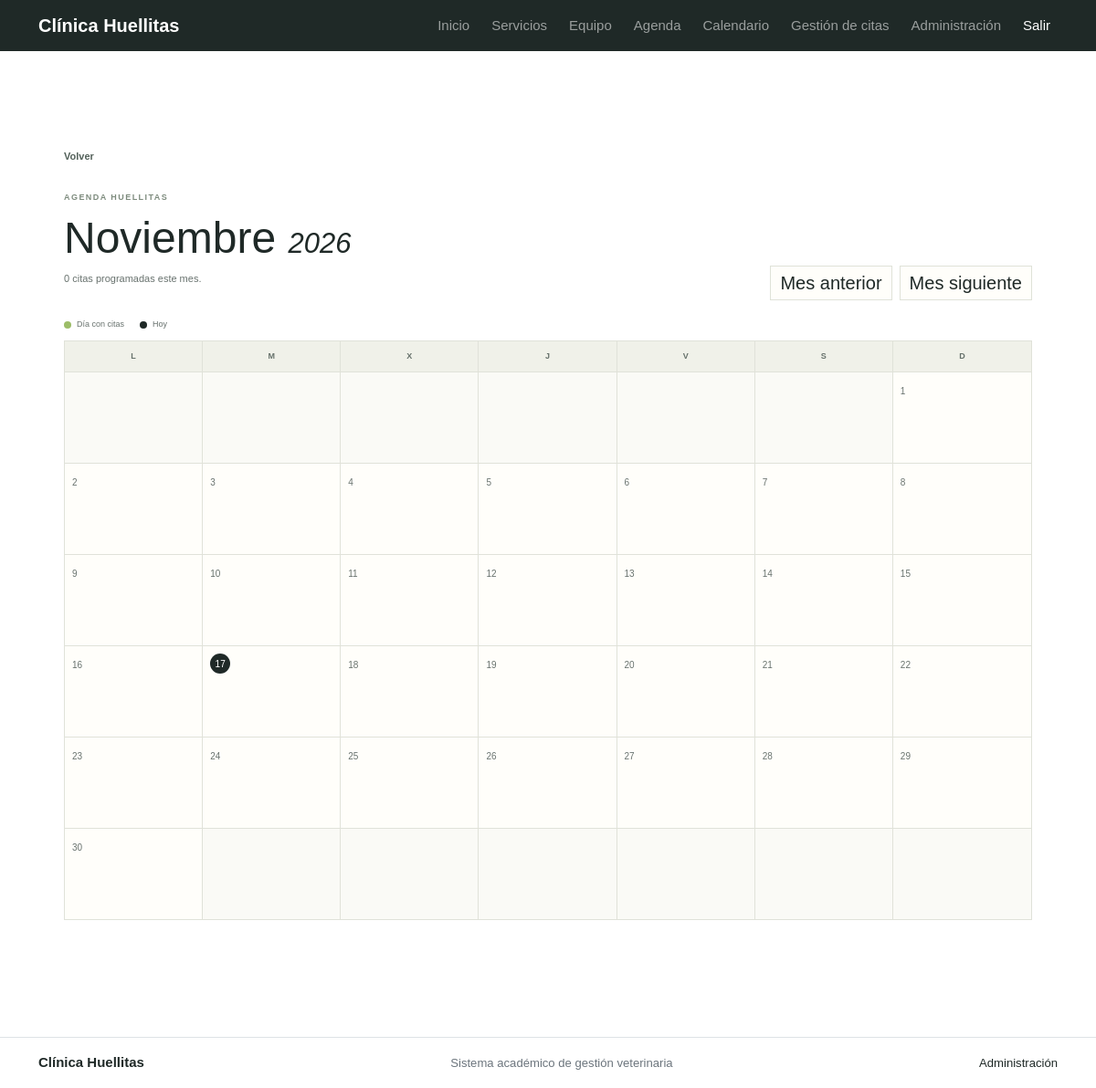
Before: /mi-cuenta/calendario/ (signed in) with the older database file.
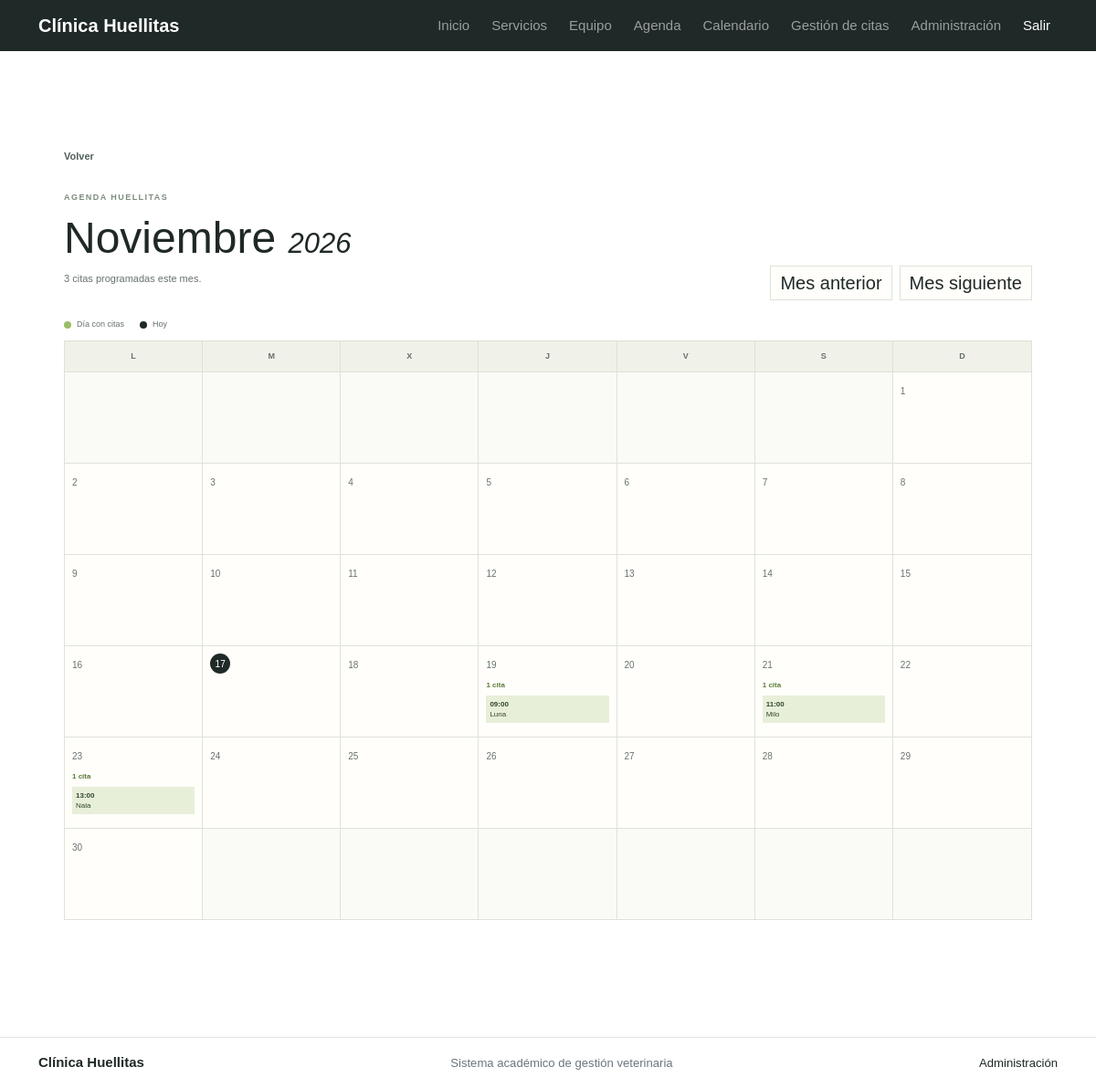
After: the same page with the newer database file.
### apps/citas/models.py (models this page shows, shortened)
class Cita(models.Model):
    class Estado(models.TextChoices):
        PROGRAMADA = 'PROGRAMADA', 'Programada'
        ATENDIDA = 'ATENDIDA', 'Atendida'
        CANCELADA = 'CANCELADA', 'Cancelada'
    cita_id = models.BigAutoField(
        primary_key=True,
        db_column='pk_cita_id',
    )
    mascota = models.ForeignKey(
        'mascotas.Mascota',
        on_delete=models.PROTECT,
        related_name='citas',
        db_column='fk_mascota_id',
    )
    veterinario = models.ForeignKey(
        'veterinarios.Veterinario',
        on_delete=models.PROTECT,
        related_name='citas',
        db_column='fk_veterinario_id',
    )
    fecha_hora = models.DateTimeField()
    motivo = models.CharField(max_length=180)
    estado = models.CharField(
        max_length=12,
        choices=Estado.choices,
        default=Estado.PROGRAMADA,
    )
    notas = models.TextField(blank=True)
    class Meta:
        db_table = 'tbl_cita'
        ordering = ['-fecha_hora']
        verbose_name = 'cita'
        verbose_name_plural = 'citas'

### apps/mascotas/models.py (models this page shows, shortened)
class Mascota(models.Model):
    mascota_id = models.BigAutoField(primary_key=True, db_column='pk_mascota_id')
    propietario = models.ForeignKey('propietarios_core.Propietario', on_delete=models.PROTECT, related_name='mascotas', db_column='fk_propietario_id')
    nombre = models.CharField(max_length=80)
    especie = models.CharField(max_length=40)
    raza = models.CharField(max_length=60, blank=True)
    sexo = models.CharField(max_length=10, choices=[('M', 'Macho'), ('H', 'Hembra')])
    fecha_nacimiento = models.DateField(null=True, blank=True)
    peso_kg = models.DecimalField(max_digits=6, decimal_places=2, null=True, blank=True)
    activo = models.BooleanField(default=True)
    class Meta:
        db_table = 'tbl_mascota'
        ordering = ['nombre']
        verbose_name = 'mascota'
        verbose_name_plural = 'mascotas'

### config/views.py (the view)
# urls.py: path('mi-cuenta/calendario/', views.calendario, name='calendario'),
@login_required
def calendario(request):
    propietario = None
    if not es_personal(request.user):
        propietario = propietario_actual(request)
        if propietario is None:
            raise PermissionDenied
    hoy = timezone.localdate()
    try:
        year = int(request.GET.get('year', hoy.year))
        month = int(request.GET.get('month', hoy.month))
        if month < 1 or month > 12 or year < 2000 or year > 2100:
            raise ValueError
    except (TypeError, ValueError):
        year = hoy.year
        month = hoy.month
    inicio_mes = date(year, month, 1)
    primer_dia_mes_siguiente = (inicio_mes.replace(day=28) + timedelta(days=4))
    primer_dia_mes_siguiente = primer_dia_mes_siguiente.replace(day=1)
    ultimo_dia_mes = primer_dia_mes_siguiente - timedelta(days=1)
    citas = Cita.objects.filter(
        fecha_hora__date__gte=inicio_mes,
        fecha_hora__date__lte=ultimo_dia_mes,
    ).exclude(
        estado=Cita.Estado.CANCELADA,
    ).select_related('mascota', 'veterinario').order_by('fecha_hora')
    if propietario:
        citas = citas.filter(mascota__propietario=propietario)
    elif pertenece_rol(request.user, 'Veterinario') and not es_administrador(request.user):
        veterinario = veterinario_asignado(request.user)
        if veterinario:
            citas = citas.filter(veterinario=veterinario)
        else:
            citas = citas.none()
    citas_por_dia = {}
    for cita in citas:
        dia = timezone.localtime(cita.fecha_hora).day
        if dia not in citas_por_dia:
            citas_por_dia[dia] = []
        citas_por_dia[dia].append(cita)
    semanas = []
    calendario_mes = calendar.Calendar(firstweekday=0)
    for semana in calendario_mes.monthdayscalendar(year, month):
        celdas = []
        for dia in semana:
            if dia == 0:
                citas_del_dia = []
                es_hoy = False
            else:
                citas_del_dia = citas_por_dia.get(dia, [])
                es_hoy = date(year, month, dia) == hoy
            celdas.append({
                'day': dia,
                'citas': citas_del_dia,
                'today': es_hoy,
            })
        semanas.append(celdas)
    mes_anterior = inicio_mes - timedelta(days=1)
    nombres_meses = [
        '', 'enero', 'febrero', 'marzo', 'abril', 'mayo', 'junio',
        'julio', 'agosto', 'septiembre', 'octubre', 'noviembre', 'diciembre',
    ]
    dias_semana = ['L', 'M', 'X', 'J', 'V', 'S', 'D']
    datos = {
        'weeks': semanas,
        'weekdays': dias_semana,
        'mes': nombres_meses[month].capitalize(),
        'year': year,
        'prev_month': mes_anterior.month,
        'prev_year': mes_anterior.year,
        'next_month': primer_dia_mes_siguiente.month,
        'next_year': primer_dia_mes_siguiente.year,
        'personal': propietario is None,
        'citas_mes': sum(len(citas_del_dia) for citas_del_dia in citas_por_dia.values()),
    }
    return render(request, 'portal/calendario.html', datos)

### config/context_processors.py (called while the page is built)
def portal_roles(request):
    user = request.user
    if not user.is_authenticated:
        return {'portal_es_personal': False}
    return {
        'portal_es_personal': user.is_staff or user.is_superuser or user.groups.filter(name__in=['Recepcionista', 'Veterinario']).exists(),
    }

### config/views.py (called while the page is built)
def es_personal(usuario):
    if not usuario.is_authenticated:
        return False
    return (
        usuario.is_staff
        or usuario.is_superuser
        or usuario.groups.filter(name='Recepcionista').exists()
        or usuario.groups.filter(name='Veterinario').exists()
    )

def pertenece_rol(usuario, rol):
    return usuario.groups.filter(name=rol).exists()

### templates/portal/calendario.html (shortened to what this page needs)
{% extends 'base.html' %}
{% block content %}
<section class="dashboard-page calendar-page"><a class="back-link" href="{% if personal %}{% url 'agenda_personal' %}{% else %}{% url 'mi_cuenta' %}{% endif %}">Volver</a><div class="calendar-heading"><div><span class="portal-eyebrow">AGENDA HUELLITAS</span><h1>{{ mes }} <em>{{ year }}</em></h1><p>{{ citas_mes }} cita{{ citas_mes|pluralize:'s' }} programada{{ citas_mes|pluralize:'s' }} este mes.</p></div><div class="calendar-controls"><a href="?year={{ prev_year }}&month={{ prev_month }}" aria-label="Mes anterior">Mes anterior</a><a href="?year={{ next_year }}&month={{ next_month }}" aria-label="Mes siguiente">Mes siguiente</a></div></div>
<div class="calendar-legend"><span><i></i> Día con citas</span><span class="legend-today"><i></i> Hoy</span></div>
<div class="calendar-grid"><div class="calendar-weekdays">{% for dia in weekdays %}<span>{{ dia }}</span>{% endfor %}</div>
{% for week in weeks %}<div class="calendar-week">{% for cell in week %}<div class="calendar-day {% if not cell.day %}day-empty{% endif %} {% if cell.today %}day-today{% endif %} {% if cell.citas %}day-booked{% endif %}">{% if cell.day %}<span class="day-number">{{ cell.day }}</span>{% if cell.citas %}<span class="day-count">{{ cell.citas|length }} cita{{ cell.citas|length|pluralize:'s' }}</span><div class="day-events">{% for cita in cell.citas %}<div class="day-event"><b>{{ cita.fecha_hora|date:'H:i' }}</b> {% if personal %}{{ cita.mascota.nombre }}{% else %}{{ cita.mascota.nombre }} · {{ cita.motivo }}{% endif %}</div>{% endfor %}</div>{% endif %}{% endif %}</div>{% endfor %}</div>{% endfor %}</div>
{% if not personal %}<a class="button button-green calendar-book" href="{% url 'nueva_cita' %}">Solicitar una cita </a>{% endif %}</section>
{% endblock %}

Changed rows visible on the page:
added Cita: fecha_hora "09:00", mascota.nombre "Luna", shown under "19"
added Cita: fecha_hora "11:00", mascota.nombre "Milo", shown under "21"
added Cita: fecha_hora "13:00", mascota.nombre "Nala", shown under "23"
Other visible differences:
{{ citas_mes }}: "0" → "3"
list line gone: "19 21"
new list line: "19 1 cita 21 1 cita"
list line gone: "23"
new list line: "23 1 cita"
